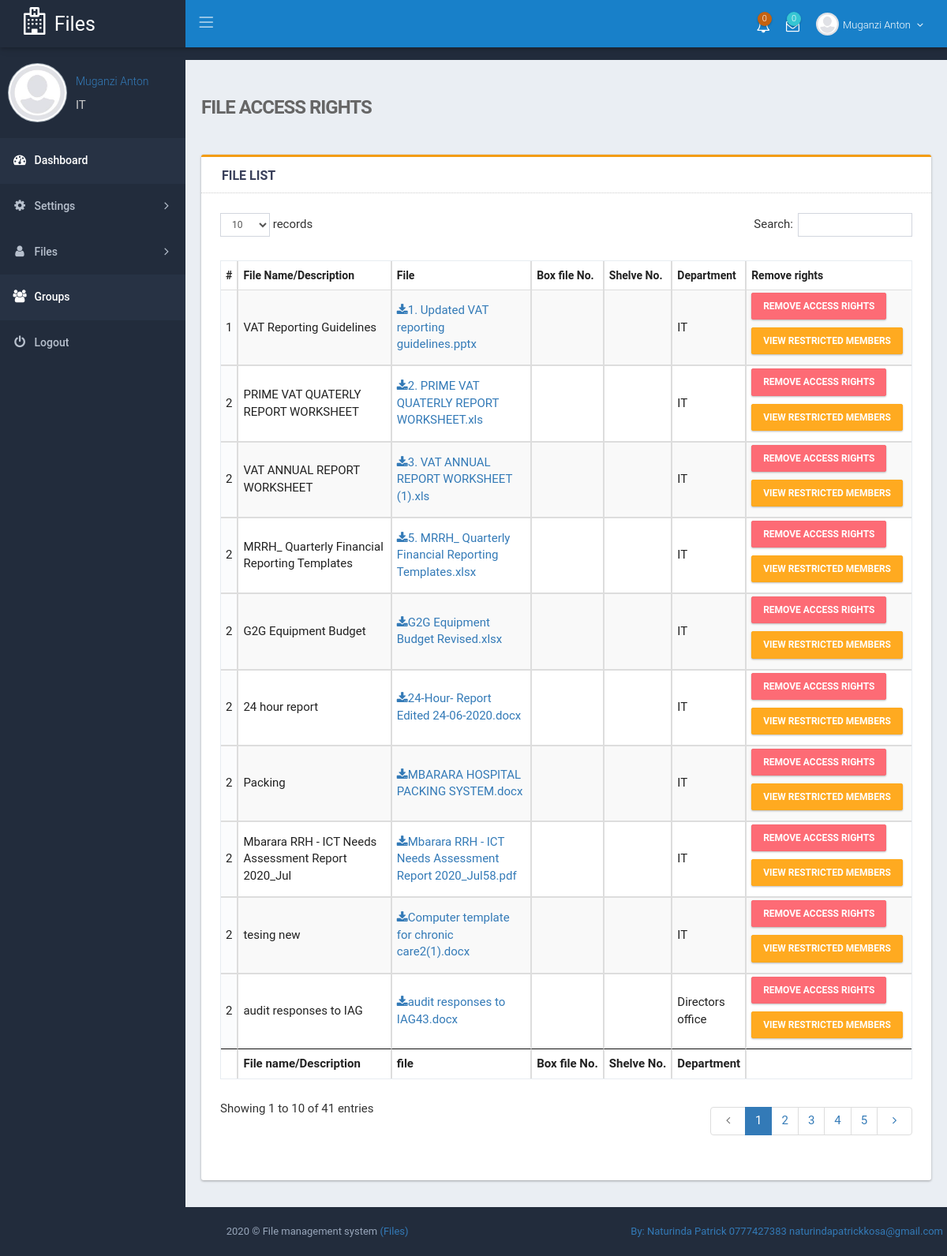
/index.php?page=fileaccess&mode=registered (signed in), run on the app's committed database.
### tables this page shows
CREATE TABLE IF NOT EXISTS `file` (
  `file_id` int(11) NOT NULL AUTO_INCREMENT,
  `staff_id` int(11) DEFAULT NULL,
  `file_name` text DEFAULT NULL,
  `file` text DEFAULT NULL,
  `passcode` text DEFAULT NULL,
  `department_id` int(11) DEFAULT NULL,
  `status` int(11) DEFAULT 1,
  `Box_number` text DEFAULT NULL,
  `Shelve_number` text DEFAULT NULL,
  `Group_id` int(11) DEFAULT NULL,
  PRIMARY KEY (`file_id`)
);

### classes/DB.php (called while the page is built, shortened)
<?php
class DB {
    private static $_instance = null;
    private $_pdo,
            $_query,
            $_error = false,
            $_result,
            $_options,
            $_dropQuery,
            $_columnName,
            $_ipNumber = null,
            $_count = 0,
            $_ugxAmount,
            $_grade, $_comment;
    private function __construct() {
        try {
            $this->_pdo = new PDO('mysql:host=' . Config::get('mysql/host') . ';dbname=' . Config::get('mysql/db'), Config::get('mysql/username'), Config::get('mysql/password'));
        } catch (PDOException $exc) {
            die($exc->getMessage());
        }
    }
    public static function getInstance() {
        if (!isset(self::$_instance)) {
            self::$_instance = new DB();
        }
        return self::$_instance;
    }
    public function query($sql, $params = array()) {
        if ($this->_query = $this->_pdo->prepare($sql)) {
            if ($this->_query->execute()) {
                $this->_result = $this->_query->fetchAll(PDO::FETCH_OBJ);
                $this->_count = $this->_query->rowCount();
            } else {
                print_r($this->_query->errorInfo());
                $this->_error = true;
            }
        }
        return $this;
    }
    public function results() {
        return $this->_result;
    }
    public function count() {
        return $this->_count;
    }
    public function checkRows($sql) {
        $this->_query = $this->query($sql);
        if ($this->count() > 0) {
            return TRUE;
        } else {
            return FALSE;
        }
    }
    public function querySample($sql) {
        if ($this->_query = $this->_pdo->prepare($sql)) {
            if ($this->_query->execute()) {
                $this->_result = $this->_query->fetchAll(PDO::FETCH_OBJ);
                $this->_count = $this->_query->rowCount();
            } else {
                print_r($this->_query->errorInfo());
                $this->_error = true;
            }
        }
        return $this->_result;
    }
    public function displayTableColumnValue($sql, $tbl_col_name) {
        $this->_columnName = "";
        $this->_query = $this->query($sql);
        foreach ($this->_query->results() as $result) {
            $this->_columnName = $result->$tbl_col_name;
        }
        return $this->_columnName;
    }
}
?>

### core/init.php (called while the page is built, shortened)
<?php
spl_autoload_register(function($class) {
    if (file_exists('classes/' . $class . '.php')) {
        return TRUE;
    }
    return FALSE;
});
?>

### classes/Config.php (called while the page is built)
<?php
class Config{
    public static function get($path=null){
        if($path){
            $config=$GLOBALS['config'];
            $path =  explode('/', $path);
            foreach ($path as $bit)
            {
                if(isset($config[$bit]))
                {
                    $config=$config[$bit];
                }
            }
            return $config;
        }
        return false;
    }
}
?>

### pages/settings/fileaccess.php (the view, shortened to what this page needs)
<!DOCTYPE html>
<html lang="en">
    <head>
        <?php include_once 'includes/header_css.php'; ?>
    </head>
    <body class="page-header-fixed sidemenu-closed-hidelogo page-content-white page-md header-blue">
        <div class="page-wrapper">
            <?php include_once 'includes/header_menu.php'; ?>
            <div class="page-container">
                <?php
                include_once 'includes/side_menu.php';
                if (isset($_GET['mode'])) {
                    echo $mode = $_GET['mode'];
                    $hidden2 = "";
                    if ($mode == 'register') {
                        $hidden = "";
                        $hidden2 = "hidden";
                        $class_width = "col-md-7";
                        $limit = "limit 10";
                    } else {
                        $hidden2 = "";
                        $limit = "";
                    }
                }
                ?>
                <div class="page-content-wrapper">
                    <div class="page-content">
                        <div class="page-bar">
                            <div class="page-title-breadcrumb">
                                <div class=" pull-left">
                                    <div class="page-title">File Access rights</div>
                                </div>
                            </div>
                        </div>
                        <div class="row">
                            <div  class="col-md-12" <?php echo $hidden2; ?>>
                                <div class="card card-topline-yellow">
                                    <div class="card-head">
                                        <header><?php echo $modez = ($mode == 'registered') ? '' : 'Last entered 10 '; ?>File List</header><span id="email_result" class="center"></span>
                                    </div>
                                    <div class="card-body " id="bar-parent">
                                        <?php
                                        $addedQuery = "";
                                        if ((isset($_SESSION['user_type']) && $_SESSION['user_type'] != "Admin") && !isset($_SESSION['immergencepassword'])) {
                                            $addedQuery = " and department_id=" . $department_id . " ";
                                        } else {
                                            $addedQuery = "";
                                        }
                                        $queryfile = 'SELECT * FROM file WHERE status=1   ' . $addedQuery . ' ORDER BY staff_id' . $limit;
                                        if (DB::getInstance()->checkRows($queryfile)) {
                                            ?>
                                            <table id="example1" class="table table-bordered table-striped">
                                                <thead>
                                                    <tr>
                                                        <th style="width: 1%;">#</th>
                                                        <th >File Name/Description</th>
                                                        <th >File</th>
                                                        <th >Box file No.</th>
                                                        <th >Shelve No.</th>
                                                        <th >Department</th>
                                                        <th style="width: 20%;">Remove rights</th>
                                                    </tr>
                                                </thead>
                                                <tbody>
                                                    <?php
                                                    $data_got = DB::getInstance()->querySample($queryfile);
                                                    $no = 1;
                                                    foreach ($data_got as $file) {
                                                        ?>
                                                        <tr>
                                                            <td style="width: 1%;"><?php echo $no; ?></td>
                                                            <td><?php echo $file->file_name; ?></td>
                                                            <td><a href="uploaded_files/<?php echo $file->file; ?>" target="_blank"><span class="fa fa-download"></span><?php echo $file->file; ?></a></td>
                                                            <td><?php echo $file->Box_number; ?></td>
                                                            <td><?php echo $file->Shelve_number; ?></td>
                                                            <td><?php echo DB::getInstance()->displayTableColumnValue("select department_name from department where id='$file->department_id' ", "department_name"); ?></td>
                                                            <td style="width: 20%;">
                                                                <a class="btn btn-danger"  data-toggle="modal" data-target="#modal-<?php echo $file->file_id; ?>">Remove access rights</a>
                                                                <a class="btn btn-warning"  data-toggle="modal" data-target="#restrict_modal-<?php echo $file->file_id; ?>">view Restricted members</a>
                                                            </td>
                                                                    <?php
                                                                    $no = 1;
                                                                        ?>
                                                    </tr>
                                                    <?php
                                                    $no++;
                                                }
                                                ?>
                                                </tbody>
                                                <tfoot>
                                                    <tr>
                                                        <th></th>
                                                        <th>File name/Description</th>
                                                        <th>file</th>
                                                        <th >Box file No.</th>
                                                        <th >Shelve No.</th>
                                                        <th>Department</th>
                                                        <th></th>
                                                    </tr>
                                                </tfoot>
                                            </table>
                                            <?php
                                        } else {
                                            echo '<div class="alert alert-danger">No file uploads</div>';
                                        }
                                        ?>
                                    </div>
                                </div>
                            </div>
                        </div>
                    </div>
                </div>
            </div>
            <?php include_once 'includes/footer.php'; ?>
        </div>
    </body>
</html>

### data on the page
file: no "1", file_name "VAT Reporting Guidelines", file "1. Updated VAT reporting guidelines.pptx", department_id "IT"
file: no "2", file_name "PRIME VAT QUATERLY REPORT WORKSHEET", file "2. PRIME VAT QUATERLY REPORT WORKSHEET.xls", department_id "IT"
file: no "2", file_name "VAT ANNUAL REPORT WORKSHEET", file "3. VAT ANNUAL REPORT WORKSHEET (1).xls", department_id "IT"
file: no "2", file_name "MRRH_ Quarterly Financial Reporting Templates", file "5. MRRH_ Quarterly Financial Reporting Templates.xlsx", department_id "IT"
file: no "2", file_name "G2G Equipment Budget", file "G2G Equipment Budget Revised.xlsx", department_id "IT"
file: no "2", file_name "24 hour report", file "24-Hour- Report Edited 24-06-2020.docx", department_id "IT"
file: no "2", file_name "Packing", file "MBARARA HOSPITAL PACKING SYSTEM.docx", department_id "IT"
file: no "2", file_name "Mbarara RRH - ICT Needs Assessment Report 2020_Jul", file "Mbarara RRH - ICT Needs Assessment Report 2020_Jul58.pdf", department_id "IT"
file: no "2", file_name "tesing new", file "Computer template for chronic care2(1).docx", department_id "IT"
file: no "2", file_name "audit responses to IAG", file "audit responses to IAG43.docx", department_id "Directors office"

### other printed values
$HOSPITAL_NAME_ABREV "Files"
$_SESSION['staff_names'] "Muganzi Anton"
$company_name "File management system"
